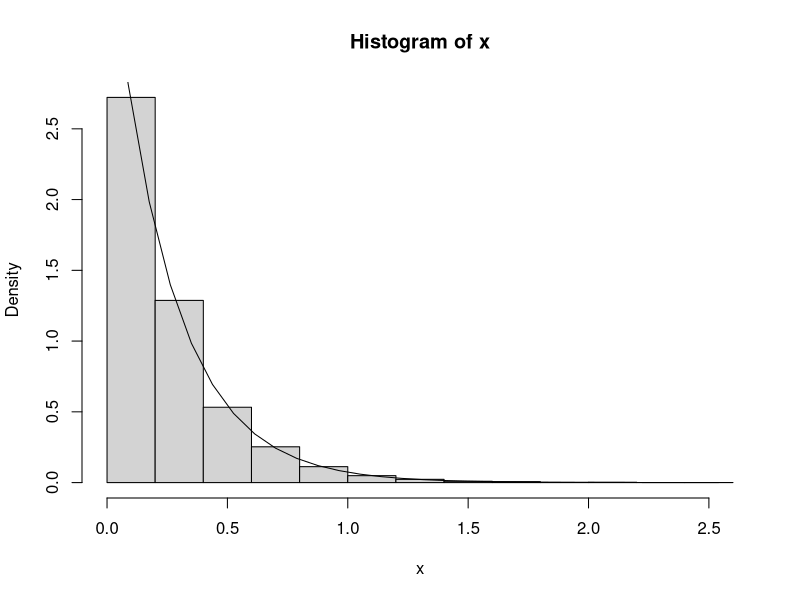
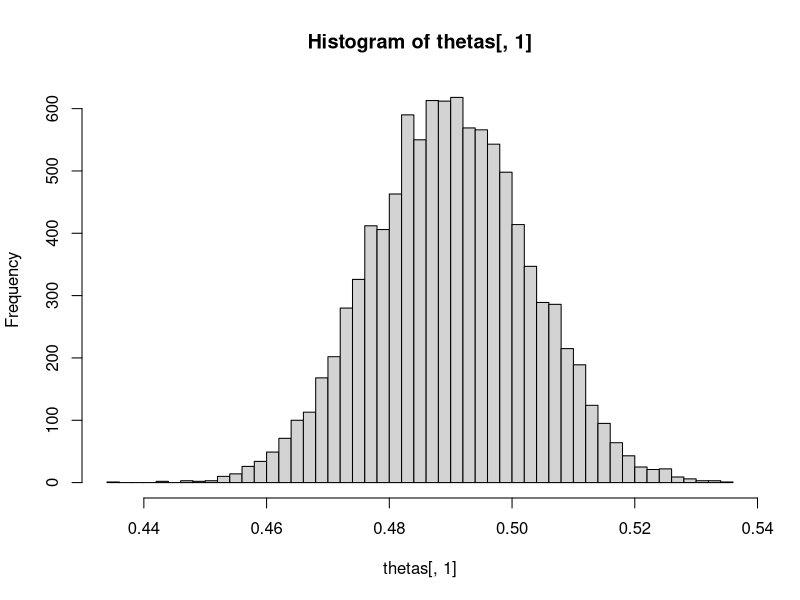
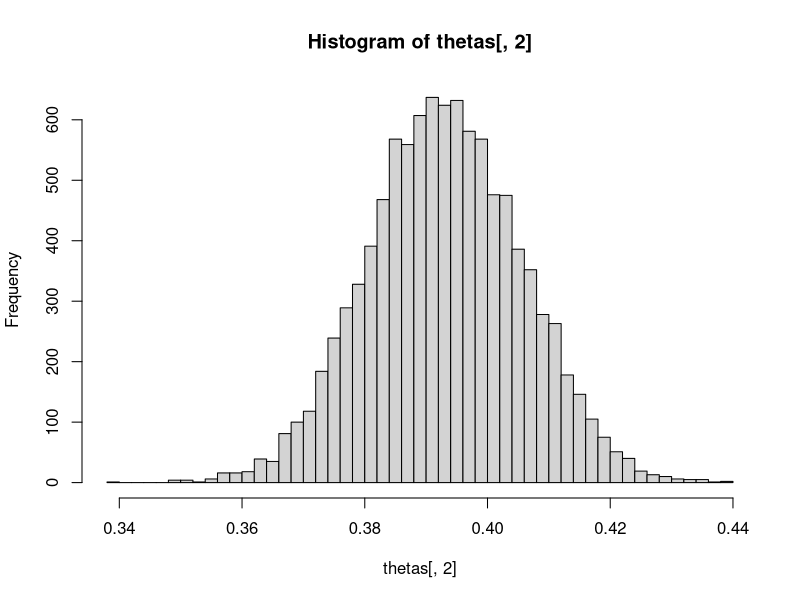
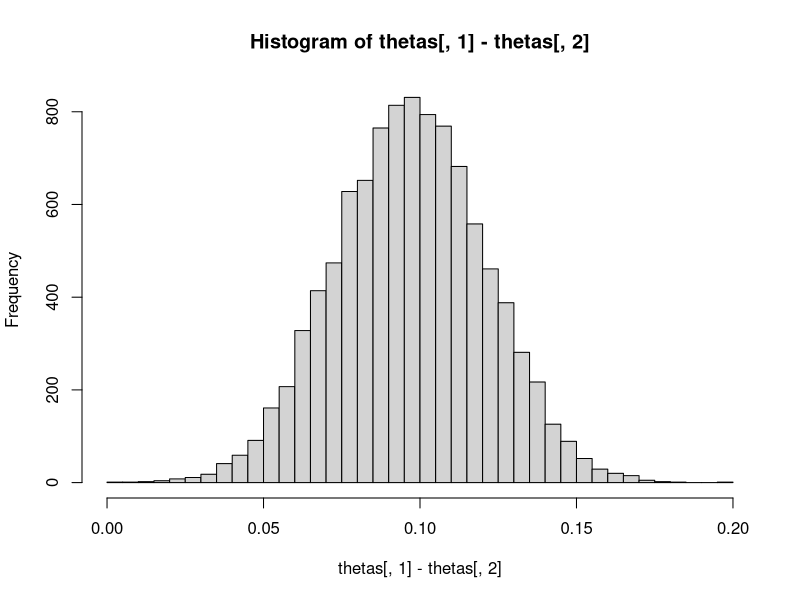
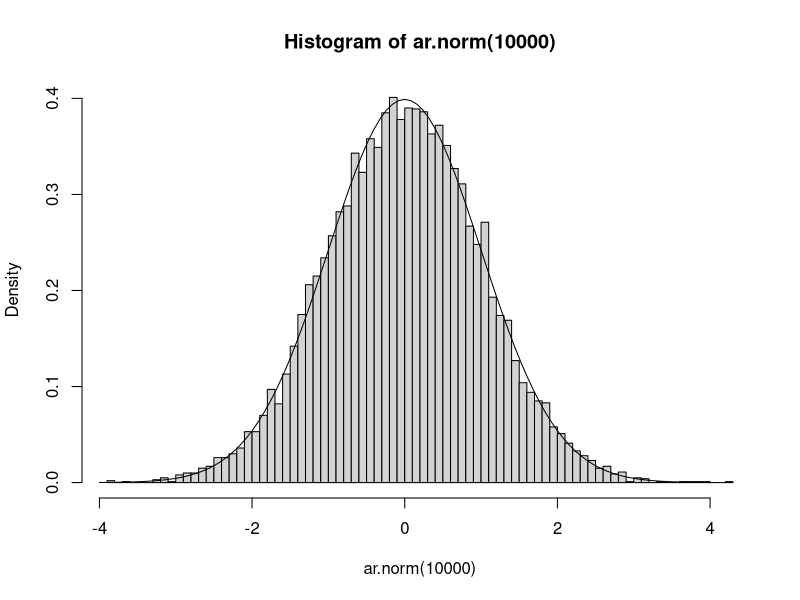

The R script that drew these images, in order:
##### 1. Empirical discrete approximation to a probability distribution
## Empiricals for an Exponential distribution

set.seed(1345)

x <- rexp(10000,4)      # 10000 samples from a Exp(1/4) distribution: f(x)= 4 exp(-4x)  E[X]=1/4
hist(x, prob=T)         # plot of the empirical distribution

## Compare to the true density function

xrange <- seq( min(x), max(x), length=30 )  # a sequence covering the range of X
lines(xrange, dexp(xrange, 4))

mean(x)              #large sample mean
# [1] 0.2518447

var(x)                 #large sample variance
# [1] 0.06292401

median(x)           # sample median
# [1] 0.1765852
qexp(.5,4)           # 50% quantile
# [1] 0.1732868

mean( x<=1 )     # empirical prob that X<=1 (large sample prob)
# [1] 0.9815
pexp( 1,4)           # the exact probability
# [1] 0.98168

##### 2. Direct simulation

## Random samples from the Dirichlet distribution:

rdirichlet <- function(n,p) {
  mat <- matrix(NA, n,length(p))
   for (i in 1:length(p)) {
    mat[,i]<- rgamma(n,p[i],1);
   }
  mat <- mat/ apply(mat,1,sum);
  mat;
}
 
## Samples from the Posterior distribution for (theta1, theta2, theta3) given X:
thetas <- rdirichlet(10000, c(728,584,174) )

hist(thetas[,1], nclass=50)  # approximate to marginal posterior distribution: theta1 | X
hist(thetas[,2], nclass=50)  # approximate to marginal posterior distribution: theta2 | X

hist(thetas[,1]-thetas[,2], nclass=50) # approximate to posterior dist: theta1-theta2| X

quantile(thetas[,1]-thetas[,2] , c(.025,.975) )
#       2.5%      97.5%
# 0.04885152 0.14394429

##### 3. Order statistics

## Expected value and variance of the 5th order statistics from a sample of size 25 from standard
## normal distribution.

sim.n = matrix( rnorm(250000),  25, 10000 )
sim.ord= apply(sim.n, 2, sort)

mean(sim.ord[5, ])

##### 4. Tail probability of Cauchy distribution

## Int(2, infinity) 1/(pi (1+x^2)) dx

sim.1= rcauchy(10000)
sum(sim.1 > 2)/10000       # or,
mean(sim.1> 2)
# [1] 0.1435

## 1/2 -Int(0,2) 1/(pi (1+x^2)) dx

sim.2 = runif( 10000, 0, 2)
0.5- mean(2/ (pi*(1+sim.2^2) ) )
# [1] 0.1468432
var(2/ (pi*(1+sim.2^2) ) )
# [1] 0.02871329

##Int(0,1/2) y^{-2}/(pi (1+y^{-2}) dy

sim.3= runif(10000, 0, 0.5)
mean( sim.3^(-2) / (2*pi*(1+sim.3^(-2))  ) )
# [1] 0.14752
var( sim.3^(-2) / (2*pi*(1+sim.3^(-2))  ) )
# [1] 9.532248e-05


##### 5. Normalizing constant (Importance sampling)

## For X ~N(0,1), the normalizing constant is 1/sqrt(2 pi) = 0.3989423

x.sim= rnorm(10000,0,1)

den = function(x){
  exp(-x^2/2)
}

1/mean( den(x.sim)/ dnorm(x.sim,0,1) )

##### 6. Accept-Reject sampling

ar.norm <- function(n){
samp<-rep(NA,length=n)

  for (i in 1:n){
    bool=T

   while (bool == T){

     x=rcauchy(1)
     ratio=dnorm(x)/ ( dcauchy(x)* sqrt(2*pi/exp(1)) )

          if ( runif(1) <= ratio){
            bool=F
            samp[i]=x
           }# end of if
     }# end of while
  }# end of for

samp
}

hist( ar.norm(10000), nclass=100, prob=T)
curve(dnorm, -4, 4, add=T)
